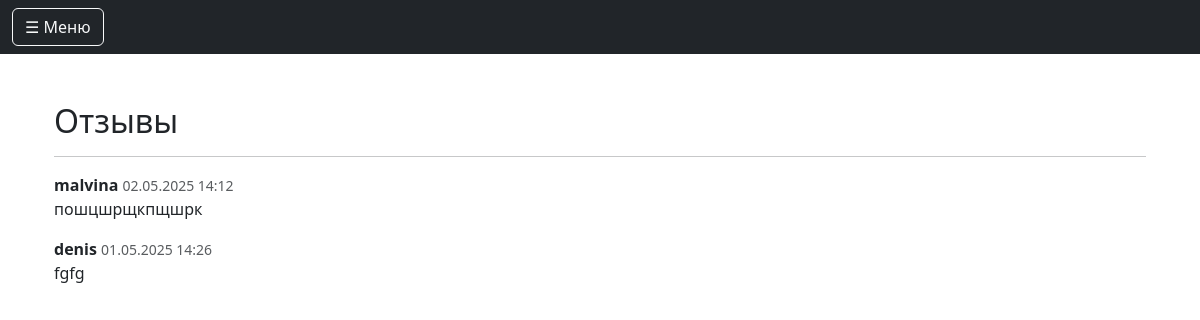
The page /reviews/ on the database as committed earlier.
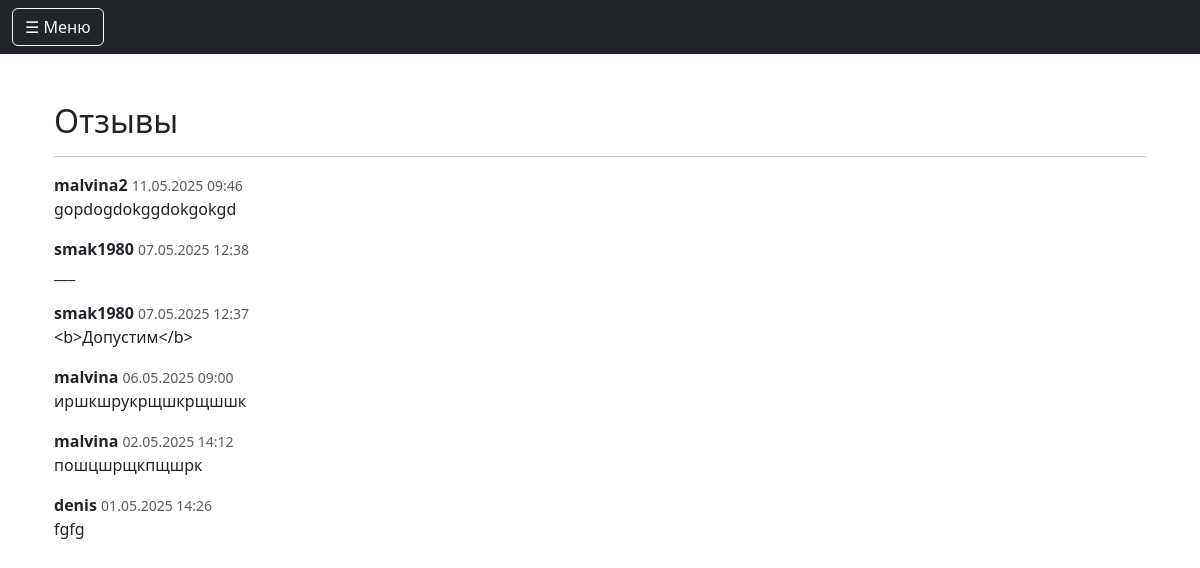
The same page on the database as committed later.
### core/models.py (models this page shows, shortened)
class Review(models.Model):
    user = models.ForeignKey(User, on_delete=models.CASCADE)
    text = models.TextField("Текст отзыва")
    created_at = models.DateTimeField(auto_now_add=True)
    is_visible = models.BooleanField(default=True)  # 👈 для скрытия/показа

### core/views.py (the view)
# urls.py: path('reviews/', review_page, name='review_page'),
def review_page(request):
    reviews = Review.objects.filter(is_visible=True).order_by('-created_at')
    form = ReviewForm(request.POST or None)
    if request.method == 'POST' and form.is_valid():
        review = form.save(commit=False)
        review.user = request.user
        review.save()
        return redirect('review_page')
    return render(request, 'reviews.html', {'form': form, 'reviews': reviews})

### core/templates/reviews.html (shortened to what this page needs)
{% extends 'base.html' %} {% block content %}
<div class="container mt-5">
  <h2>Отзывы</h2>
  <hr />
  {% for review in reviews %}
  <div class="mb-3">
    <strong>{{ review.user.username }}</strong>
    <small class="text-muted">{{ review.created_at|date:"d.m.Y H:i" }}</small>
    <p>{{ review.text }}</p>
  </div>
  {% empty %}
  <p>Пока нет отзывов.</p>
  {% endfor %}
</div>
{% endblock %}

### core/templates/base.html (shortened to what this page needs)
<!DOCTYPE html>
<html lang="en">
<head>
  <link href="https://cdn.jsdelivr.net/npm/bootstrap@5.3.2/dist/css/bootstrap.min.css" rel="stylesheet" />
  <link rel="stylesheet" href="https://cdn.jsdelivr.net/npm/bootstrap-icons@1.8.0/font/bootstrap-icons.css">
</head>
<div aria-live="polite" aria-atomic="true" class="position-relative">
  <div class="toast-container position-fixed top-0 end-0 p-3">
  </div>
</div>
<body>
  <nav class="navbar navbar-dark bg-dark">
    <div class="container-fluid">
      <button class="btn btn-outline-light" type="button" data-bs-toggle="offcanvas" data-bs-target="#sidebarMenu"
        aria-controls="sidebarMenu">
        ☰ Меню
      </button>
    </div>
  </nav>
  <div class="container mt-4">{% block content %} {% endblock %}</div>
</body>
</html>

### core/templates/base.html (style rules this page uses)
body { overflow-x: hidden; }

Rows that differ between the two databases and show on the page:
added Review: user.username "malvina2", created_at "11.05.2025 09:46", text "gopdogdokggdokgokgd"
added Review: user.username "smak1980", created_at "07.05.2025 12:38", text "___"
added Review: user.username "smak1980", created_at "07.05.2025 12:37", text "<b>Допустим</b>"
added Review: user.username "malvina", created_at "06.05.2025 09:00", text "иршкшрукрщшкрщшшк"
